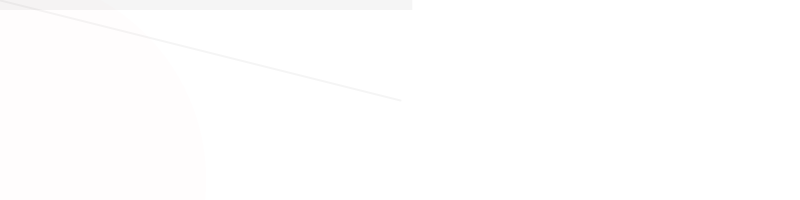
Frame 1 (no input)
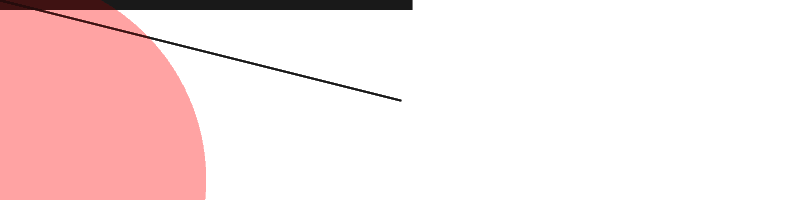
Frame 60 (the mouse pressed at the canvas centre just before this capture)
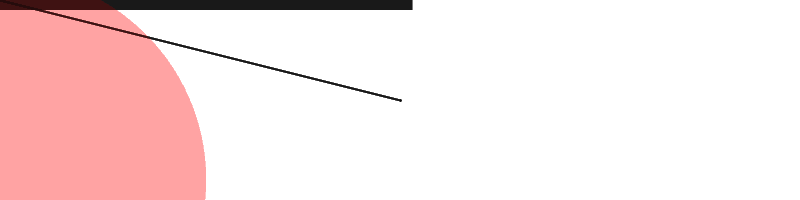
Frame 120 (the mouse held since frame 60 and released just before this capture)

The Processing sketch that drew these frames (run headless with seeded random() and noise(); from frame 60 on, the mouse is pressed at the canvas centre):

// Processing sketch: Measures
// ── Measures.pde
/**
* Title: "Measures"
* Author: Maya Richman
* Date: February 2, 2013
**/
//Original Code:
// The Nature of Code
// Daniel Shiffman
// http://natureofcode.com

// Example 1-5: Vector magnitude

void setup() {
  size(800, 200);
  smooth();
  background(255);
}

void draw() {
//add functionality that erases screen when every pixel is covered in a circle
  PVector mouse = new PVector(mouseX, mouseY);
  PVector center = new PVector(width/2, height/2);
  mouse.sub(center);
  //mouse.limit(100);
  //mouse.rotate(1);
  float m = mouse.mag();
  fill(0, 10);
  noStroke();
  rect(0, 0, m, 10);
  chart(m);
  translate(width/2, height/2);
  stroke(0, 10);
  strokeWeight(2);
  line(0, 0, mouse.x, mouse.y);
}

void chart(float m) {
  smooth();
  noStroke();
  fill(255, 0, 0, 2);
  ellipse(0, 180, m, m);
}
